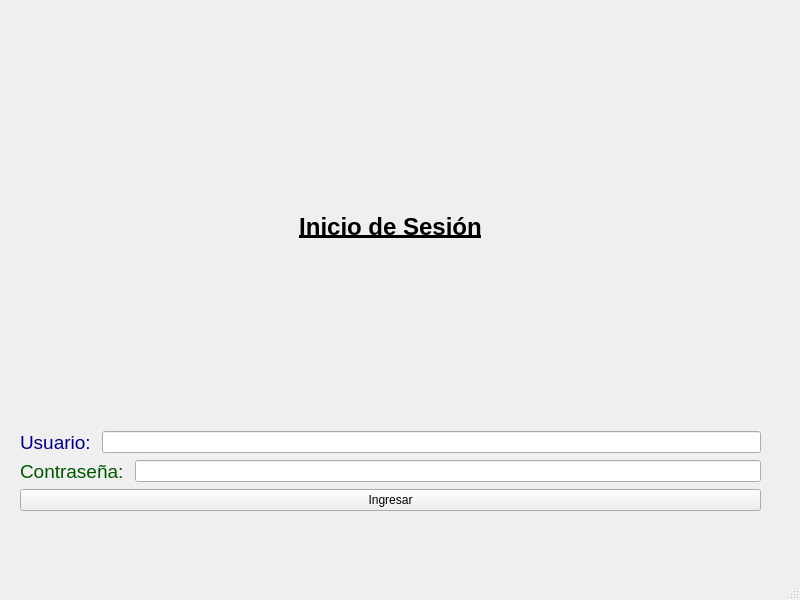
<?xml version="1.0" encoding="UTF-8"?>
<ui version="4.0">
 <class>MyMainWindow</class>
 <widget class="QMainWindow" name="MyMainWindow">
  <property name="geometry">
   <rect>
    <x>0</x>
    <y>0</y>
    <width>800</width>
    <height>600</height>
   </rect>
  </property>
  <property name="windowTitle">
   <string>MainWindow</string>
  </property>
  <widget class="QWidget" name="centralwidget">
   <widget class="QWidget" name="verticalLayoutWidget">
    <property name="geometry">
     <rect>
      <x>20</x>
      <y>30</y>
      <width>741</width>
      <height>481</height>
     </rect>
    </property>
    <layout class="QVBoxLayout" name="verticalLayout">
     <item>
      <widget class="QLabel" name="tittle_label">
       <property name="text">
        <string>&lt;html&gt;&lt;head/&gt;&lt;body&gt;&lt;p align=&quot;center&quot;&gt;&lt;span style=&quot; font-size:18pt; font-weight:600; text-decoration: underline;&quot;&gt;Inicio de Sesión&lt;/span&gt;&lt;/p&gt;&lt;/body&gt;&lt;/html&gt;</string>
       </property>
      </widget>
     </item>
     <item>
      <layout class="QHBoxLayout" name="horizontalLayout">
       <item>
        <widget class="QLabel" name="user_label">
         <property name="text">
          <string>&lt;html&gt;&lt;head/&gt;&lt;body&gt;&lt;p&gt;&lt;span style=&quot; font-size:14pt; color:#00007f;&quot;&gt;Usuario: &lt;/span&gt;&lt;/p&gt;&lt;/body&gt;&lt;/html&gt;</string>
         </property>
        </widget>
       </item>
       <item>
        <widget class="QLineEdit" name="user_input"/>
       </item>
      </layout>
     </item>
     <item>
      <layout class="QHBoxLayout" name="horizontalLayout_2">
       <item>
        <widget class="QLabel" name="password_label">
         <property name="text">
          <string>&lt;html&gt;&lt;head/&gt;&lt;body&gt;&lt;p&gt;&lt;span style=&quot; font-size:14pt; color:#005500;&quot;&gt;Contraseña: &lt;/span&gt;&lt;/p&gt;&lt;/body&gt;&lt;/html&gt;</string>
         </property>
        </widget>
       </item>
       <item>
        <widget class="QLineEdit" name="password_input"/>
       </item>
      </layout>
     </item>
     <item>
      <widget class="QPushButton" name="submit_button">
       <property name="text">
        <string>Ingresar</string>
       </property>
       <property name="icon">
        <iconset>
         <normaloff>../../../Pictures/iconos/Graphicloads-100-Flat-Contact.ico</normaloff>../../../Pictures/iconos/Graphicloads-100-Flat-Contact.ico</iconset>
       </property>
      </widget>
     </item>
    </layout>
   </widget>
  </widget>
  <widget class="QMenuBar" name="menubar">
   <property name="geometry">
    <rect>
     <x>0</x>
     <y>0</y>
     <width>800</width>
     <height>26</height>
    </rect>
   </property>
  </widget>
  <widget class="QStatusBar" name="statusbar"/>
 </widget>
 <resources/>
 <connections/>
</ui>
